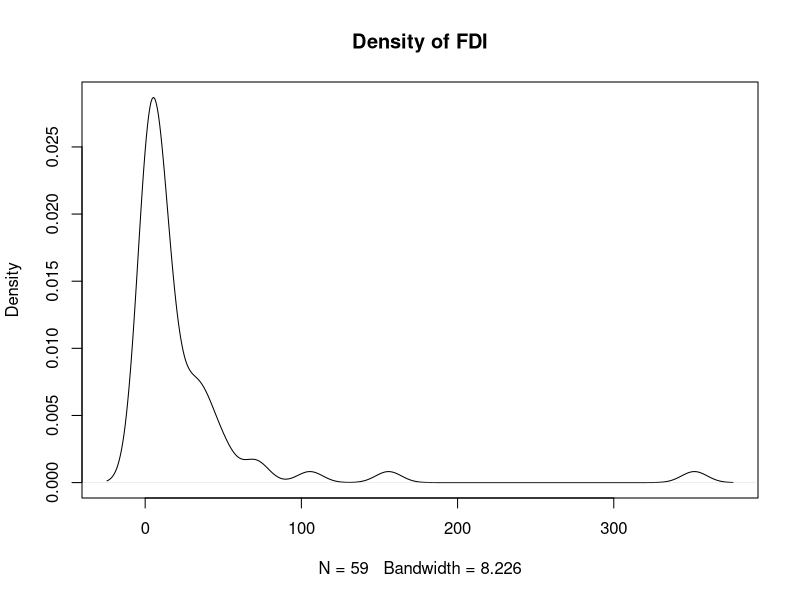
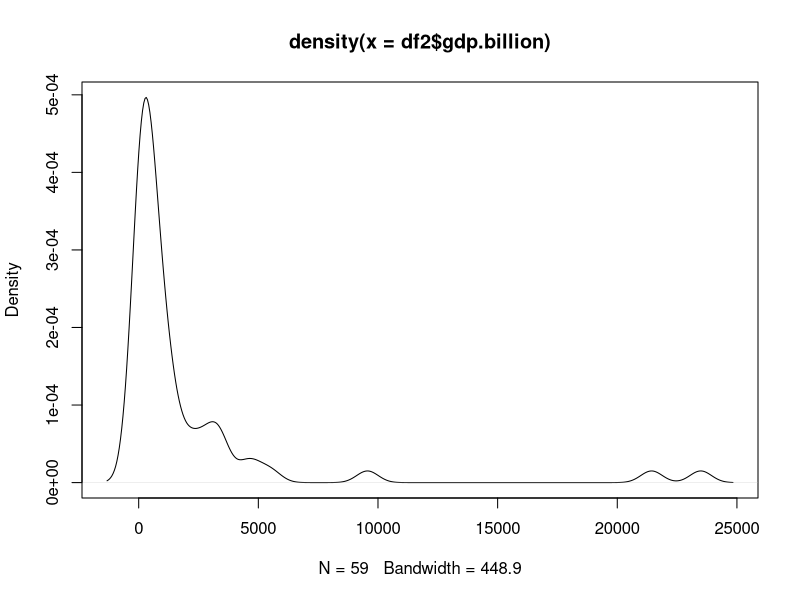
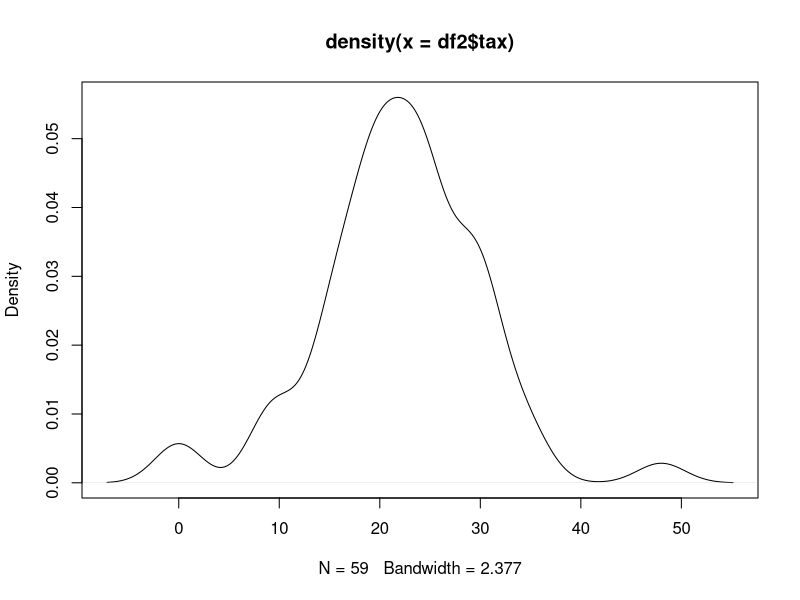
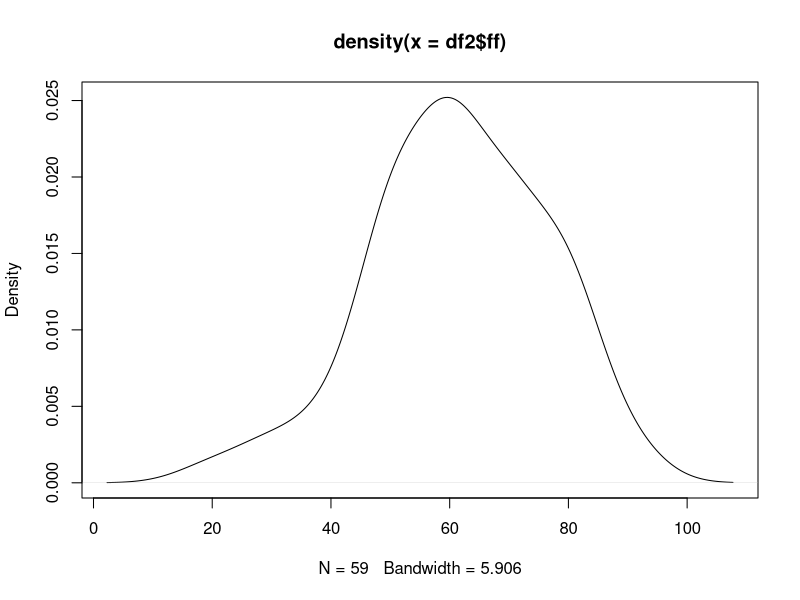
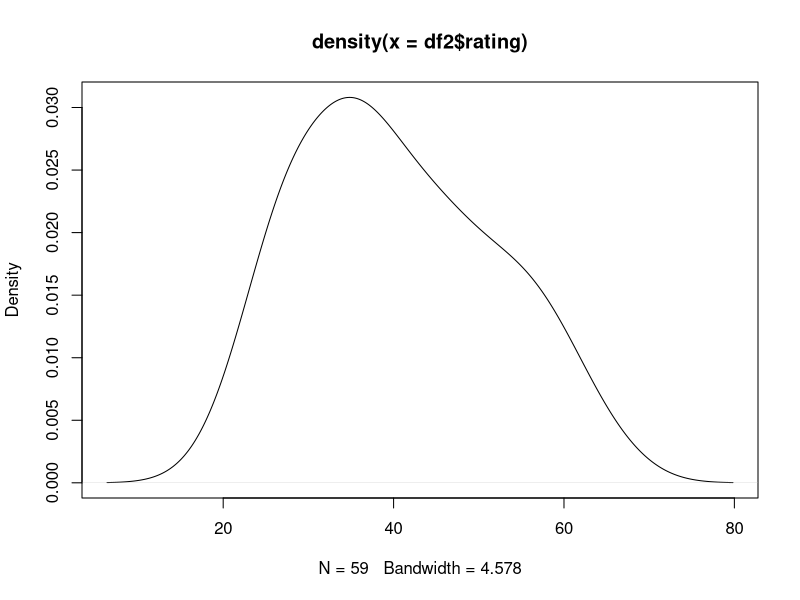
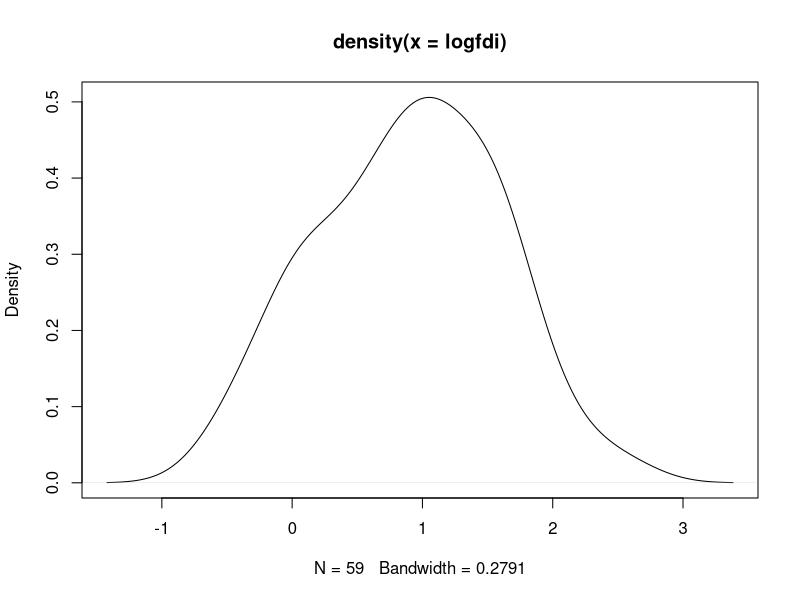
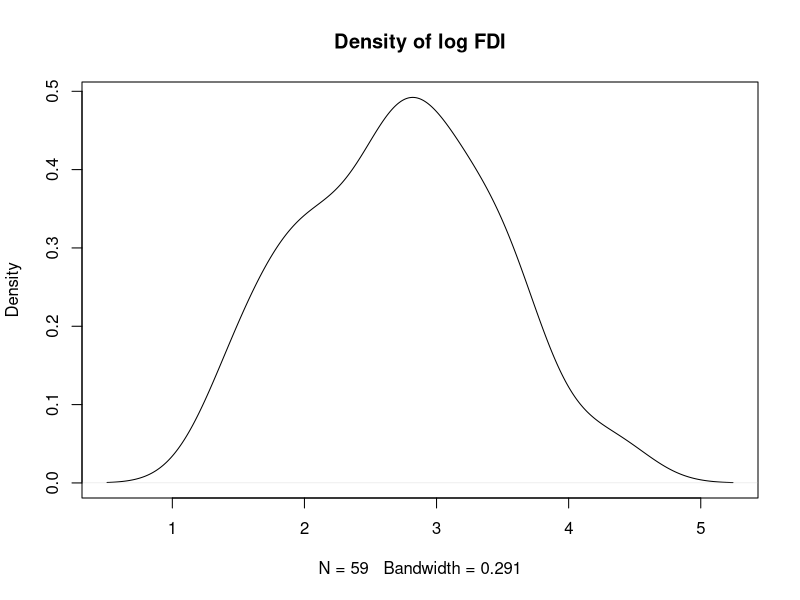
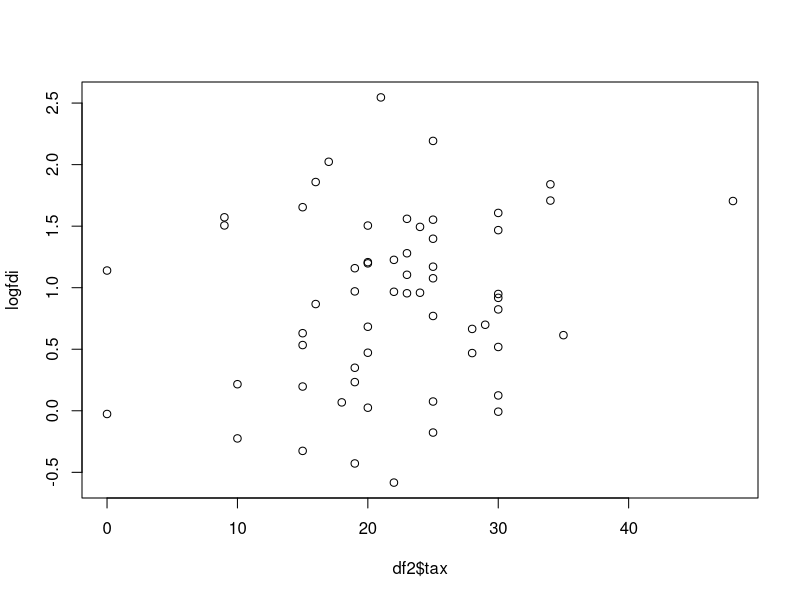

The R script that drew these images, in order:
# Final Project Code

library(dplyr)
library(ggplot2)
library(ggthemes)
library(e1071)

# Importing Data
new_data = read.csv('csvfinalfinal.csv')
df2 = data.frame(new_data)

# Density plots
plot(density(df2$fdi.billion), main = "Density of FDI")
plot(density(df2$gdp.billion))
plot(density(df2$tax))
plot(density(df2$ff))
plot(density(df2$rating))

# Transformed data
loggdp = log10(df2$gdp.billion)
logfdi = log10(df2$fdi.billion)

# Testing for Skewness of logged Data
skewness(df2$fdi.billion)
skewness(logfdi)

# Density of Transformed Data
plot(density(logfdi))
plot(density(loggdp), main = "Density of log FDI")

# Estimating Regressions
model1 = glm(logfdi ~ df2$tax, family = gaussian(link = 'identity'))
model2 = glm(logfdi ~ df2$tax + df2$gdp.billion, family = gaussian(link = 'identity'))
model3 = glm(logfdi ~ df2$tax + df2$gdp.billion + df2$ff, family = gaussian(link = 'identity'))
model4 = glm(logfdi ~ df2$tax + loggdp + df2$ff, family = gaussian(link = 'identity'))
model5 = glm(logfdi ~ df2$tax + loggdp + df2$ff + df2$rating, family = gaussian(link = 'identity'))

model_final = glm(logfdi ~ loggdp + df2$ff + df2$rating, family = gaussian(link = 'identity'))
# Plotting Relationships
plot(x = df2$tax, y = logfdi)
plot(x = loggdp, y = logfdi)
plot(x = df2$ff, y= logfdi)
plot(x = df2$rating, y = logfdi)
# Plotting Residuals
model5_resid = residuals(model5)
plot(model5_resid, main = "Scatter Plot of Residuals")
hist(model5_resid, n = 10)
plot(model5)



